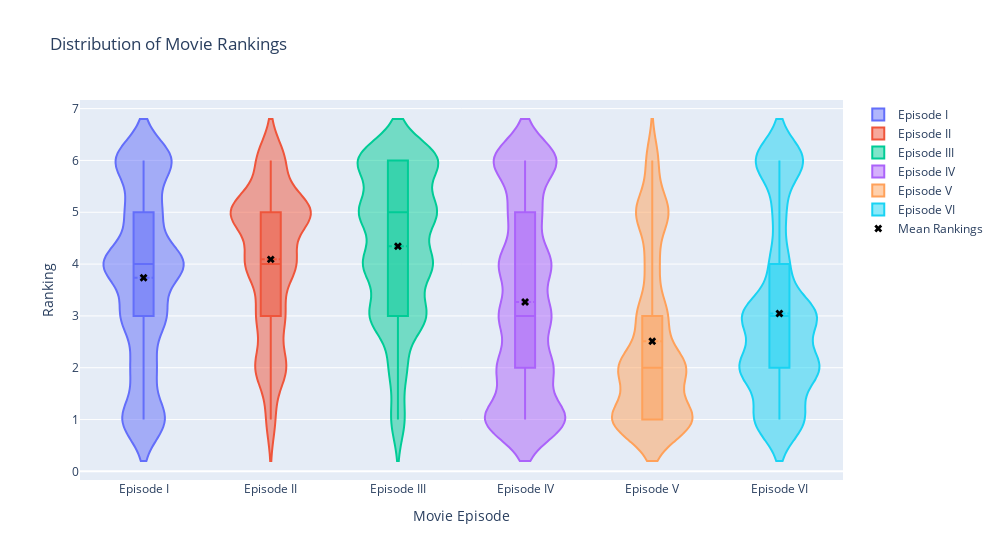

Notebook code cell kept with this figure:
### Code cell
import plotly.graph_objects as go

fig = go.Figure()

for col in starwars_ranking_cols.columns:
    fig.add_trace(go.Violin(
        y=starwars_ranking_cols[col],
        name= col,  # Name of episode
        box_visible = True,  # To show box plot inside violin
        meanline_visible=True, # To show mean line
        bandwidth=0.4
))
    # Add the mean values as a separate trace (optional, to highlight the mean rankings)
fig.add_trace(go.Scatter(
    x=mean_rankings.index,
    y=mean_rankings.values,
    mode='markers',
    name='Mean Rankings',
    marker=dict(color='black', size=7, symbol='x')
))

fig.update_layout(
    title = 'Distribution of Movie Rankings',
    xaxis_title= 'Movie Episode',
    yaxis_title = 'Ranking',
    violingap=0.1,
    width= 1000
)
fig.show()

### Figure 1 — Plotly figure (JSON) as saved in the notebook; plotly's stock layout.template omitted (floating-point values rounded to 4 significant figures; data arrays with more than 128 entries replaced by an {"elided": "..."} marker saying what was removed)
{"data": [{"bandwidth": 0.4, "box": {"visible": true}, "meanline": {"visible": true}, "name": "Episode I", "type": "violin", "y": {"elided": "834 int values"}}, {"bandwidth": 0.4, "box": {"visible": true}, "meanline": {"visible": true}, "name": "Episode II", "type": "violin", "y": {"elided": "834 int values"}}, {"bandwidth": 0.4, "box": {"visible": true}, "meanline": {"visible": true}, "name": "Episode III", "type": "violin", "y": {"elided": "834 int values"}}, {"bandwidth": 0.4, "box": {"visible": true}, "meanline": {"visible": true}, "name": "Episode IV", "type": "violin", "y": {"elided": "834 int values"}}, {"bandwidth": 0.4, "box": {"visible": true}, "meanline": {"visible": true}, "name": "Episode V", "type": "violin", "y": {"elided": "834 int values"}}, {"bandwidth": 0.4, "box": {"visible": true}, "meanline": {"visible": true}, "name": "Episode VI", "type": "violin", "y": {"elided": "834 int values"}}, {"marker": {"color": "black", "size": 7, "symbol": "x"}, "mode": "markers", "name": "Mean Rankings", "type": "scatter", "x": ["Episode I", "Episode II", "Episode III", "Episode IV", "Episode V", "Episode VI"], "y": [3.736, 4.091, 4.344, 3.27, 2.512, 3.047]}], "layout": {"title": {"text": "Distribution of Movie Rankings"}, "violingap": 0.1, "width": 1000, "xaxis": {"title": {"text": "Movie Episode"}}, "yaxis": {"title": {"text": "Ranking"}}}}
